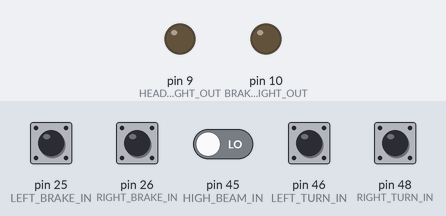
Simulated run of this sketch. Board: Arduino Mega 2560, built with avr-gcc and run on an emulated ATmega2560. Parts: output pins drawn as LEDs (lit = HIGH). Inputs (shaded band) come from the test bench; at power-on: pin 25 (LEFT_BRAKE_IN), pin 26 (RIGHT_BRAKE_IN), pin 45 (HIGH_BEAM_IN), pin 46 (LEFT_TURN_IN), pin 48 (RIGHT_TURN_IN) LOW.

Above: at 1.2 s.
1.3 s: pin 25 (LEFT_BRAKE_IN) pulled HIGH for 0.15 s
At 1.38 s:
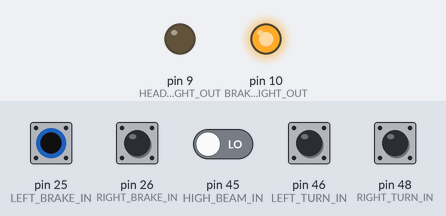
2.9 s: pin 45 (HIGH_BEAM_IN) driven HIGH
At 4.0 s:
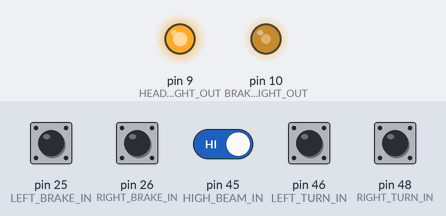
4.4 s: pin 26 (RIGHT_BRAKE_IN) pulled HIGH for 0.15 s
At 4.48 s:
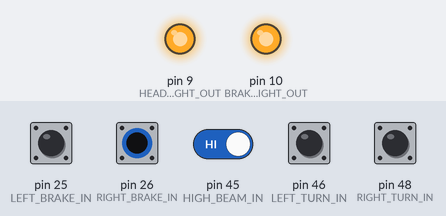
6.0 s: pin 25 (LEFT_BRAKE_IN) driven HIGH and pin 45 (HIGH_BEAM_IN) driven LOW
At 6.4 s:
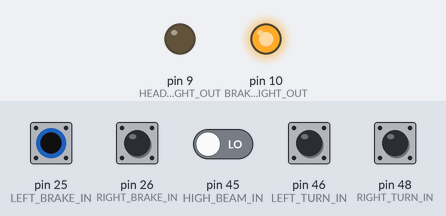
7.5 s: pin 25 (LEFT_BRAKE_IN) driven LOW
At 8.7 s:
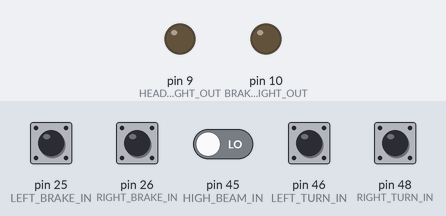
9.0 s: pin 25 (LEFT_BRAKE_IN) driven HIGH
At 9.8 s:
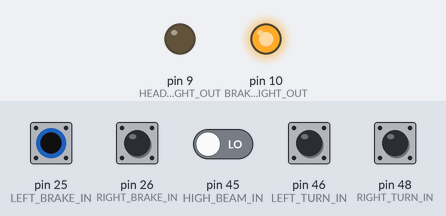
Timing chart, 0 to 11.5 s (numbered marks = the images above; inputs shaded):
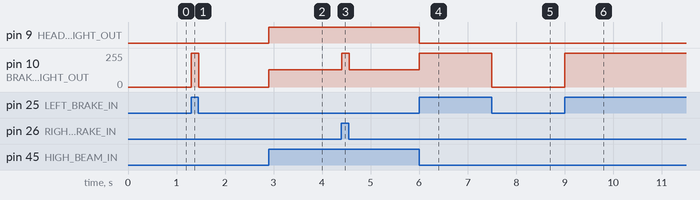

The sketch:

ebike.ino
```cpp
#include <Arduino.h>
#include <avr/interrupt.h>

#include "interrupt.h"
#include "pins.h"

volatile byte headlightStatus = 0;
volatile byte brakeStatus = 0;
volatile byte lturnState = 0;
volatile byte rturnState = 0;
volatile byte hazardsState = 0;
volatile char hazardsStatus = 0; // 0 means off, 1 means on, -1 means just turned off
volatile unsigned long lturnPreviousMillis = 0;
volatile unsigned long rturnPreviousMillis = 0;
volatile unsigned long hazardsPreviousMillis = 0;

/*
   Setup functionality to create tasks, initialize timers, and setup outputs as needed
*/
void setup() {
  Serial.begin(9600);
  Serial1.begin(38400);
  digitalWrite(BT_ENABLE, HIGH);

  noInterrupts();

  // Initialize timers
  initialize_timer3_interrupt();
  initialize_timer4_interrupt();
  initialize_timer5_interrupt();

  // Create tasks
  createTask(brakeLightTask, HIGH_PRIORITY);
  createTask(hazardsTask, HIGH_PRIORITY);
  createTask(leftTurnTask, MEDIUM_PRIORITY);
  createTask(rightTurnTask, MEDIUM_PRIORITY);
  createTask(headLightTask, LOW_PRIORITY);
  interrupts();
}

/*
   Background loop which reads commands sent over bluetooth from an
   Android application.
*/
void loop() {

  // Bluetooth task
  if (Serial1.available()) {
    switch (Serial1.read()) {
      case '0':
        if (hazardsStatus == 1) {
          hazardsStatus = -1;
        }
        break;
      case '1':
        hazardsStatus = 1;
        break;
    }
  }
}

/**
   High priority task which is toggled using bluetooth button on an android phone.
   Toggles the blinkers on and off at a fixed rate.
*/
void hazardsTask() {
  if (hazardsStatus == 1) {
    unsigned long hazardsCurrentMillis = millis();
    if (hazardsCurrentMillis - hazardsPreviousMillis >= BLINK_INTERVAL_MS) {
      hazardsPreviousMillis = hazardsCurrentMillis;
      hazardsState = !hazardsState; // Toggle state
    }
    digitalWrite(RIGHT_TURN_LIGHT_OUT, hazardsState);
    digitalWrite(LEFT_TURN_LIGHT_OUT, hazardsState);

  } else if (hazardsStatus == -1) {
    hazardsState = LOW;
    hazardsStatus = 0;
    digitalWrite(RIGHT_TURN_LIGHT_OUT, hazardsState);
    digitalWrite(LEFT_TURN_LIGHT_OUT, hazardsState);
  }
}

/*
   Low priority task which handles logic for turning on and off
   the headlight
*/
void headLightTask() {

  // Read headlight pin status
  if (digitalRead(HIGH_BEAM_IN) == HIGH) {

    // If headlight was previously off, turn on
    if (headlightStatus == 0) {
      analogWrite(HEAD_LIGHT_OUT, FULL_LIGHT_INTENSITY);
      headlightStatus = 1;
    }
  } else if (headlightStatus == 1) { // if headlight was previously on, turn off
    analogWrite(HEAD_LIGHT_OUT, 0);
    headlightStatus = 0;
  }
}

/*
   High priority task which handles logic for turning on break lights
   and night lights when the headlight is on

*/
void brakeLightTask() {

  // Read in the brake signals
  byte brake = digitalRead(LEFT_BRAKE_IN) | digitalRead(RIGHT_BRAKE_IN);

  if (brake) {
    if (brakeStatus == 0) { // brakes not previously engaged, turn on now
      brakeStatus = 1;
      analogWrite(BRAKE_LIGHT_OUT, FULL_LIGHT_INTENSITY);
    }
  } else {
    if (brakeStatus == 1) { // brakes previously engaged, turn off now
      brakeStatus = 0;
    }

    // Running light if head light enabled, else off
    if (digitalRead(HIGH_BEAM_IN) == HIGH) {
      analogWrite(BRAKE_LIGHT_OUT, NIGHT_LIGHT_INTENSITY);
    } else {
      analogWrite(BRAKE_LIGHT_OUT, 0);
    }
  }
}

/*
   Medium priority task which handles logic for right turn signal
   does not trigger when hazards are on
*/
void rightTurnTask() {
  if (digitalRead(RIGHT_TURN_IN) == HIGH && hazardsStatus == 0) {
    unsigned long rturnCurrentMillis = millis();
    if (rturnCurrentMillis - rturnPreviousMillis >= BLINK_INTERVAL_MS) {
      rturnPreviousMillis = rturnCurrentMillis;
      rturnState = !rturnState; // Toggle state
      digitalWrite(RIGHT_TURN_LIGHT_OUT, rturnState);
    }
  } else if (hazardsStatus == 0) {
    rturnState = LOW; // Make sure lights turn off if turn signal not active
    digitalWrite(RIGHT_TURN_LIGHT_OUT, rturnState);
  }
}

/*
   Medium priority task which handles logic for left turn signal
   does not trigger when hazards are on
*/
void leftTurnTask() {
  if (digitalRead(LEFT_TURN_IN) == HIGH && hazardsStatus == 0) {
    unsigned long lturnCurrentMillis = millis();
    if (lturnCurrentMillis - lturnPreviousMillis >= BLINK_INTERVAL_MS) {
      lturnPreviousMillis = lturnCurrentMillis;
      lturnState = !lturnState; // Toggle state
      digitalWrite(LEFT_TURN_LIGHT_OUT, lturnState);
    }
  } else if (hazardsStatus == 0) {
    lturnState = LOW; // Make sure lights turn off if turn signal not active
    digitalWrite(LEFT_TURN_LIGHT_OUT, lturnState);
  }
}
```

interrupt.cpp
```cpp
#include "interrupt.h"
#include <Arduino.h>

// Contains all the information on the three priorities and tasks associated with them
task_info * timerCurrentTasks[3];

/**
 * Initializes the high priority timer and sets it to trigger an interrupt on overflow
 */
void initialize_timer3_interrupt() {
  TCCR3A = 0; // clean registers
  TCCR3B = 0;
  TCNT3 = 64911; // preset value for overflow

  TCCR3B |= (1 << CS12); // 256 prescaler
  TIMSK3 |= (1 << TOIE3); // enable timer overflow interrupt
}


/**
 * The high priority ISR.
 * Utilizes an overflow interrupt scheme and runs at a fixed interval of 100Hz
 *
 * Non-preemptive as it is the highest priority
 */
ISR(TIMER3_OVF_vect) {
  if (timerCurrentTasks[HIGH_PRIORITY] == NULL) {
    return;
  }

  // Reset the timer value for overflow
  TCNT3 = 64911;

  // Call the task and point it to the next one
  timerCurrentTasks[HIGH_PRIORITY]->function();
  timerCurrentTasks[HIGH_PRIORITY] = timerCurrentTasks[HIGH_PRIORITY]->next;
}

/**
 * Initializes the medium priority timer and sets it to trigger an interrupt on overflow
 */
void initialize_timer4_interrupt() {

  TCCR4A = 0;
  TCCR4B = 0;
  TCNT4 = 64286; // preset value for overflow

  TCCR4B |= (1 << CS12); // 256 prescaler
  TIMSK4 |= (1 << TOIE4);
}

/**
 * The Medium priority ISR.
 * Utilizes an overflow interrupt scheme and runs at a fixed interval of 50Hz
 *
 */
ISR(TIMER4_OVF_vect, ISR_NOBLOCK) {
  if (timerCurrentTasks[MEDIUM_PRIORITY] == NULL) {
    return;
  }

  // Reset the timer value for overflow
  TCNT4 = 64286;

  // Call the task and point it to the next one
  timerCurrentTasks[MEDIUM_PRIORITY]->function();
  timerCurrentTasks[MEDIUM_PRIORITY] = timerCurrentTasks[MEDIUM_PRIORITY]->next;
}

/**
 * Initializes the low priority timer and sets it to trigger an interrupt on overflow
 */
void initialize_timer5_interrupt() {
  TCCR5A = 0; // clean registers
  TCCR5B = 0; // clean timer registers
  TCNT5 = 59286; // overflow preset number

  TCCR5B |= (1 << CS12); // 256 prescaler
  TIMSK5 |= (1 << TOIE5); // enable timer overflow interrupt
}

/**
 * The Medium priority ISR.
 * Utilizes an overflow interrupt scheme and runs at a fixed interval of 10Hz
 *
 */
ISR(TIMER5_OVF_vect, ISR_NOBLOCK) {

  // Check if we have any tasks available to run, or if the interrupt
  // flag is set for the medium priority task to make the low priority task preemptive
  if (timerCurrentTasks[LOW_PRIORITY] == NULL || TOV4) {
    return;
  }

  TCNT5 = 59286; // overflow preset number

  // Call the task and point it to the next one
  timerCurrentTasks[LOW_PRIORITY]->function();
  timerCurrentTasks[LOW_PRIORITY] = timerCurrentTasks[LOW_PRIORITY]->next;
}

/**
 * Allows for creation of a task with specifying a priority.  Based on that priority, it will
 * be associated with a timer that runs on a specific interval.
 *
 * Params:
 *   - functionPointer - a function pointer to the task which should be run
 *   - priority - the priority of the task to be run
 */
void createTask(void ( * functionPointer )( void ), priority taskPriority) {
  if (timerCurrentTasks[taskPriority] == NULL) {
    timerCurrentTasks[taskPriority] = (task_info*) malloc(sizeof(task_info)); // dynamically allocate
    timerCurrentTasks[taskPriority]->function = functionPointer; // set the function pointer on task to call later
    timerCurrentTasks[taskPriority]->function();
    timerCurrentTasks[taskPriority]->next = timerCurrentTasks[taskPriority]; // make it circular (reference head aka itself)
  } else {
    task_info * tempHead = timerCurrentTasks[taskPriority]->next; // timerCurrentTasks->next is always going to reference head in this context
    timerCurrentTasks[taskPriority]->next = (task_info*) malloc(sizeof(task_info)); // dynamically allocate a new task
    timerCurrentTasks[taskPriority] = timerCurrentTasks[taskPriority]->next; // Update reference of current task
    timerCurrentTasks[taskPriority]->function = functionPointer; // set the function pointer on task to call later
    timerCurrentTasks[taskPriority]->function();
    timerCurrentTasks[taskPriority]->next = tempHead; // make it circular
  }
}
```

interrupt.h
```cpp
#ifndef __EBIKE_INTERRUPTS__
#define __EBIKE_INTERRUPTS__

typedef enum {HIGH_PRIORITY, MEDIUM_PRIORITY, LOW_PRIORITY} priority;

void initialize_timer3_interrupt();
void initialize_timer4_interrupt();
void initialize_timer5_interrupt();

typedef struct task_info {
  task_info * next;
  void (*function)();
} task_info;

void createTask(void ( * functionPointer )( void ), priority taskPriority);

#endif
```

pins.h
```cpp
#ifndef __OUR_PINS__

#define __OUR_PINS__

// Output Pin Definitions
#define HEAD_LIGHT_OUT 9
#define BRAKE_LIGHT_OUT 10
#define LEFT_TURN_LIGHT_OUT 11
#define RIGHT_TURN_LIGHT_OUT 12
#define LED_PIN_OUT 13
#define BT_ENABLE 42

// Input pin definitions
#define LEFT_BRAKE_IN 25
#define RIGHT_BRAKE_IN 26
#define LEFT_TURN_IN 46
#define RIGHT_TURN_IN 48
#define HIGH_BEAM_IN 45
#define LOW_BEAM_IN 47

// Constants
#define FULL_LIGHT_INTENSITY 255 // Desired PWM brightness for headlight
#define NIGHT_LIGHT_INTENSITY 128 // Desired night-light intensity
#define BLINK_INTERVAL_MS 1000 // blink interval in MS (should toggle every second)

#endif
```

Measured:
- after the input at 1.3 s, pin 10 (BRAKE_LIGHT_OUT): 0/255 → 255/255 at once, → 0/255 0.16 s later
- after the input at 2.9 s, pin 9 (HEAD_LIGHT_OUT): LOW → HIGH at once; pin 10 (BRAKE_LIGHT_OUT): 0/255 → 128/255 at once
- after the input at 4.4 s, pin 10 (BRAKE_LIGHT_OUT): 128/255 → 255/255 at once, → 128/255 0.16 s later
- after the input at 6.0 s, pin 9 (HEAD_LIGHT_OUT): HIGH → LOW at once; pin 10 (BRAKE_LIGHT_OUT): 128/255 → 255/255 at once
- after the input at 7.5 s, pin 10 (BRAKE_LIGHT_OUT): 255/255 → 0/255 at once
- after the input at 9.0 s, pin 10 (BRAKE_LIGHT_OUT): 0/255 → 255/255 at once
